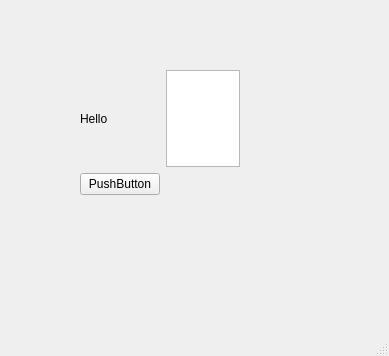
<?xml version="1.0" encoding="UTF-8"?>
<ui version="4.0">
 <class>MainWindow</class>
 <widget class="QMainWindow" name="MainWindow">
  <property name="geometry">
   <rect>
    <x>0</x>
    <y>0</y>
    <width>389</width>
    <height>356</height>
   </rect>
  </property>
  <property name="windowTitle">
   <string>MainWindow</string>
  </property>
  <widget class="QWidget" name="centralwidget">
   <widget class="QWidget" name="gridLayoutWidget">
    <property name="geometry">
     <rect>
      <x>80</x>
      <y>70</y>
      <width>160</width>
      <height>125</height>
     </rect>
    </property>
    <layout class="QGridLayout" name="gridLayout">
     <item row="2" column="0">
      <widget class="QPushButton" name="pushButton">
       <property name="text">
        <string>PushButton</string>
       </property>
      </widget>
     </item>
     <item row="1" column="0">
      <widget class="QLabel" name="label">
       <property name="text">
        <string>Hello</string>
       </property>
      </widget>
     </item>
     <item row="1" column="1">
      <widget class="QTextEdit" name="textEdit"/>
     </item>
    </layout>
   </widget>
  </widget>
  <widget class="QMenuBar" name="menubar">
   <property name="geometry">
    <rect>
     <x>0</x>
     <y>0</y>
     <width>389</width>
     <height>22</height>
    </rect>
   </property>
  </widget>
  <widget class="QStatusBar" name="statusbar"/>
 </widget>
 <resources/>
 <connections/>
</ui>
